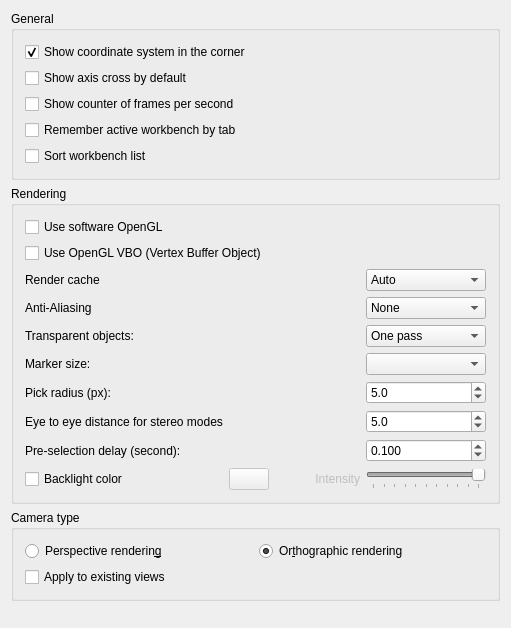
<?xml version="1.0" encoding="UTF-8"?>
<ui version="4.0">
 <class>Gui::Dialog::DlgSettings3DView</class>
 <widget class="QWidget" name="Gui::Dialog::DlgSettings3DView">
  <property name="geometry">
   <rect>
    <x>0</x>
    <y>0</y>
    <width>563</width>
   </rect>
  </property>
  <property name="windowTitle">
   <string>3D View</string>
  </property>
  <layout class="QVBoxLayout" name="verticalLayout_2">
   <item>
    <widget class="QGroupBox" name="GroupBoxGeneral">
     <property name="enabled">
      <bool>true</bool>
     </property>
     <property name="title">
      <string>General</string>
     </property>
     <layout class="QVBoxLayout" name="verticalLayout">
      <item>
       <widget class="Gui::PrefCheckBox" name="CheckBox_CornerCoordSystem">
        <property name="toolTip">
         <string>Main coordinate system will always be shown in
lower right corner within opened files</string>
        </property>
        <property name="text">
         <string>Show coordinate system in the corner</string>
        </property>
        <property name="checked">
         <bool>true</bool>
        </property>
        <property name="prefEntry" stdset="0">
         <cstring>CornerCoordSystem</cstring>
        </property>
        <property name="prefPath" stdset="0">
         <cstring>View</cstring>
        </property>
       </widget>
      </item>
      <item>
       <widget class="Gui::PrefCheckBox" name="CheckBox_ShowAxisCross">
        <property name="toolTip">
         <string>Axis cross will be shown by default at file
opening or creation</string>
        </property>
        <property name="text">
         <string>Show axis cross by default</string>
        </property>
        <property name="prefEntry" stdset="0">
         <cstring>ShowAxisCross</cstring>
        </property>
        <property name="prefPath" stdset="0">
         <cstring>View</cstring>
        </property>
       </widget>
      </item>
      <item>
       <widget class="Gui::PrefCheckBox" name="CheckBox_ShowFPS">
        <property name="toolTip">
         <string>Time needed for last operation and resulting frame rate
will be shown at the lower left corner in opened files</string>
        </property>
        <property name="text">
         <string>Show counter of frames per second</string>
        </property>
        <property name="prefEntry" stdset="0">
         <cstring>ShowFPS</cstring>
        </property>
        <property name="prefPath" stdset="0">
         <cstring>View</cstring>
        </property>
       </widget>
      </item>
      <item>
       <widget class="Gui::PrefCheckBox" name="CheckBox_WbByTab">
        <property name="toolTip">
         <string>If checked, application will remember which workbench is active for each tab of the viewport</string>
        </property>
        <property name="text">
         <string>Remember active workbench by tab</string>
        </property>
        <property name="checked">
         <bool>false</bool>
        </property>
        <property name="prefEntry" stdset="0">
         <cstring>SaveWBbyTab</cstring>
        </property>
        <property name="prefPath" stdset="0">
         <cstring>View</cstring>
        </property>
       </widget>
      </item>
      <item>
       <widget class="QCheckBox" name="CheckBox_SortWbList">
        <property name="toolTip">
         <string>If checked, workbench entries in the combo box will be sorted by their names</string>
        </property>
        <property name="text">
         <string>Sort workbench list</string>
        </property>
        <property name="checked">
         <bool>false</bool>
        </property>
       </widget>
      </item>
     </layout>
    </widget>
   </item>
   <item>
    <widget class="QGroupBox" name="GroupBox12">
     <property name="enabled">
      <bool>true</bool>
     </property>
     <property name="title">
      <string>Rendering</string>
     </property>
     <layout class="QVBoxLayout" name="verticalLayout_3">
      <item>
       <widget class="Gui::PrefCheckBox" name="CheckBox_use_SW_OpenGL">
        <property name="toolTip">
         <string>This option is useful for troubleshooting graphics card and driver problems.

Changing this option requires a restart of the application.</string>
        </property>
        <property name="text">
         <string>Use software OpenGL</string>
        </property>
        <property name="prefEntry" stdset="0">
         <cstring>UseSoftwareOpenGL</cstring>
        </property>
        <property name="prefPath" stdset="0">
         <cstring>OpenGL</cstring>
        </property>
       </widget>
      </item>
      <item>
       <widget class="Gui::PrefCheckBox" name="CheckBox_useVBO">
        <property name="toolTip">
         <string>If selected, Vertex Buffer Objects (VBO) will be used.
A VBO is an OpenGL feature that provides methods for uploading
vertex data (position, normal vector, color, etc.) to the graphics card.
VBOs offer substantial performance gains because the data resides
in the graphics memory rather than the system memory and so it
can be rendered directly by GPU. 

Note: Sometimes this feature may lead to a host of different
issues ranging from graphical anomalies to GPU crash bugs. Remember to
report this setting as enabled when seeking support on the FreeCAD forums</string>
        </property>
        <property name="text">
         <string>Use OpenGL VBO (Vertex Buffer Object)</string>
        </property>
        <property name="prefEntry" stdset="0">
         <cstring>UseVBO</cstring>
        </property>
        <property name="prefPath" stdset="0">
         <cstring>View</cstring>
        </property>
       </widget>
      </item>
      <item>
       <layout class="QGridLayout" name="gridLayout">
        <item row="0" column="4">
         <widget class="QComboBox" name="renderCache">
          <property name="minimumSize">
           <size>
            <width>120</width>
            <height>0</height>
           </size>
          </property>
          <property name="toolTip">
           <string>'Render Caching' is another way to say 'Rendering Acceleration'.
There are 3 options available to achieve this: 
1) 'Auto' (default), let Coin3D decide where to cache.
2) 'Distributed', manually turn on cache for all view provider root node.
3) 'Centralized', manually turn off cache in all nodes of all view provider, and
only cache at the scene graph root node. This offers the fastest rendering speed
but slower response to any scene changes.</string>
          </property>
          <property name="currentIndex">
           <number>0</number>
          </property>
          <item>
           <property name="text">
            <string>Auto</string>
           </property>
          </item>
          <item>
           <property name="text">
            <string>Distributed</string>
           </property>
          </item>
          <item>
           <property name="text">
            <string>Centralized</string>
           </property>
          </item>
         </widget>
        </item>
        <item row="1" column="0">
         <widget class="QLabel" name="aliasingLAbel">
          <property name="text">
           <string>Anti-Aliasing</string>
          </property>
         </widget>
        </item>
        <item row="1" column="4">
         <widget class="Gui::PrefComboBox" name="comboAliasing">
          <property name="minimumSize">
           <size>
            <width>120</width>
            <height>0</height>
           </size>
          </property>
          <property name="toolTip">
           <string>What kind of multisample anti-aliasing is used </string>
          </property>
          <property name="prefEntry" stdset="0">
           <cstring>AntiAliasing</cstring>
          </property>
          <property name="prefPath" stdset="0">
           <cstring>View</cstring>
          </property>
          <item>
           <property name="text">
            <string>None</string>
           </property>
          </item>
          <item>
           <property name="text">
            <string>Line Smoothing</string>
           </property>
          </item>
          <item>
           <property name="text">
            <string>MSAA 2x</string>
           </property>
          </item>
          <item>
           <property name="text">
            <string>MSAA 4x</string>
           </property>
          </item>
          <item>
           <property name="text">
            <string>MSAA 8x</string>
           </property>
          </item>
         </widget>
        </item>
        <item row="2" column="0">
         <widget class="QLabel" name="transparentRenderLabel">
          <property name="toolTip">
           <string/>
          </property>
          <property name="text">
           <string>Transparent objects:</string>
          </property>
         </widget>
        </item>
        <item row="0" column="0">
         <widget class="QLabel" name="renderCacheLabel">
          <property name="text">
           <string>Render cache</string>
          </property>
         </widget>
        </item>
        <item row="2" column="4">
         <widget class="Gui::PrefComboBox" name="comboTransparentRender">
          <property name="minimumSize">
           <size>
            <width>120</width>
            <height>0</height>
           </size>
          </property>
          <property name="toolTip">
           <string>Render types of transparent objects</string>
          </property>
          <property name="prefEntry" stdset="0">
           <cstring>TransparentObjectRenderType</cstring>
          </property>
          <property name="prefPath" stdset="0">
           <cstring>View</cstring>
          </property>
          <item>
           <property name="text">
            <string>One pass</string>
           </property>
          </item>
          <item>
           <property name="text">
            <string>Backface pass</string>
           </property>
          </item>
         </widget>
        </item>
        <item row="3" column="0">
         <widget class="QLabel" name="markerSizeLabel">
          <property name="toolTip">
           <string/>
          </property>
          <property name="text">
           <string>Marker size:</string>
          </property>
         </widget>
        </item>
        <item row="3" column="4">
         <widget class="QComboBox" name="boxMarkerSize">
          <property name="minimumSize">
           <size>
            <width>120</width>
            <height>0</height>
           </size>
          </property>
          <property name="toolTip">
           <string>Size of vertices in the Sketcher workbench</string>
          </property>
         </widget>
        </item>
        <item row="4" column="0">
         <widget class="QLabel" name="spinPickRadiusLabel">
          <property name="text">
           <string>Pick radius (px):</string>
          </property>
         </widget>
        </item>
        <item row="4" column="4">
         <widget class="Gui::PrefDoubleSpinBox" name="spinPickRadius">
          <property name="minimumSize">
           <size>
            <width>120</width>
            <height>0</height>
           </size>
          </property>
          <property name="toolTip">
           <string>Area for picking elements in 3D view.
Larger value eases to pick things, but can make small features impossible to select.
               </string>
          </property>
          <property name="inputMethodHints">
           <set>Qt::ImhPreferNumbers</set>
          </property>
          <property name="decimals">
           <number>1</number>
          </property>
          <property name="minimum">
           <double>0.500000000000000</double>
          </property>
          <property name="maximum">
           <double>200.000000000000000</double>
          </property>
          <property name="value">
           <double>5.000000000000000</double>
          </property>
          <property name="prefEntry" stdset="0">
           <cstring>PickRadius</cstring>
          </property>
          <property name="prefPath" stdset="0">
           <cstring>View</cstring>
          </property>
         </widget>
        </item>
        <item row="5" column="0">
         <widget class="QLabel" name="spinPreselectionDelayLabel">
          <property name="text">
           <string>Eye to eye distance for stereo modes</string>
          </property>
         </widget>
        </item>
        <item row="5" column="4">
         <widget class="Gui::PrefDoubleSpinBox" name="FloatSpinBox_EyeDistance">
          <property name="minimumSize">
           <size>
            <width>120</width>
            <height>0</height>
           </size>
          </property>
          <property name="toolTip">
           <string>Eye-to-eye distance used for stereo projections.
The specified value is a factor that will be multiplied with the
bounding box size of the 3D object that is currently displayed.</string>
          </property>
          <property name="decimals">
           <number>1</number>
          </property>
          <property name="minimum">
           <double>0.100000000000000</double>
          </property>
          <property name="maximum">
           <double>1000.000000000000000</double>
          </property>
          <property name="singleStep">
           <double>2.000000000000000</double>
          </property>
          <property name="value">
           <double>5.000000000000000</double>
          </property>
          <property name="prefEntry" stdset="0">
           <cstring>EyeDistance</cstring>
          </property>
          <property name="prefPath" stdset="0">
           <cstring>View</cstring>
          </property>
         </widget>
        </item>
        <item row="7" column="0">
         <widget class="Gui::PrefCheckBox" name="checkBoxBacklight">
          <property name="toolTip">
           <string>Backlight is enabled with the defined color</string>
          </property>
          <property name="text">
           <string>Backlight color</string>
          </property>
          <property name="prefEntry" stdset="0">
           <cstring>EnableBacklight</cstring>
          </property>
          <property name="prefPath" stdset="0">
           <cstring>View</cstring>
          </property>
         </widget>
        </item>
        <item row="7" column="1">
         <widget class="Gui::PrefColorButton" name="backlightColor">
          <property name="enabled">
           <bool>false</bool>
          </property>
          <property name="toolTip">
           <string>Backlight color</string>
          </property>
          <property name="color" stdset="0">
           <color>
            <red>255</red>
            <green>255</green>
            <blue>255</blue>
           </color>
          </property>
          <property name="prefEntry" stdset="0">
           <cstring>BacklightColor</cstring>
          </property>
          <property name="prefPath" stdset="0">
           <cstring>View</cstring>
          </property>
         </widget>
        </item>
        <item row="7" column="2">
         <spacer name="horizontalSpacer">
          <property name="orientation">
           <enum>Qt::Horizontal</enum>
          </property>
          <property name="sizeHint" stdset="0">
           <size>
            <width>40</width>
            <height>20</height>
           </size>
          </property>
         </spacer>
        </item>
        <item row="7" column="3">
         <widget class="QLabel" name="backlightLabel">
          <property name="enabled">
           <bool>false</bool>
          </property>
          <property name="toolTip">
           <string/>
          </property>
          <property name="text">
           <string>Intensity</string>
          </property>
          <property name="alignment">
           <set>Qt::AlignRight|Qt::AlignTrailing|Qt::AlignVCenter</set>
          </property>
         </widget>
        </item>
        <item row="7" column="4">
         <widget class="Gui::PrefSlider" name="sliderIntensity">
          <property name="enabled">
           <bool>false</bool>
          </property>
          <property name="sizePolicy">
           <sizepolicy hsizetype="Fixed" vsizetype="Fixed">
            <horstretch>0</horstretch>
            <verstretch>0</verstretch>
           </sizepolicy>
          </property>
          <property name="minimumSize">
           <size>
            <width>120</width>
            <height>0</height>
           </size>
          </property>
          <property name="toolTip">
           <string>Intensity of the backlight</string>
          </property>
          <property name="maximum">
           <number>100</number>
          </property>
          <property name="singleStep">
           <number>1</number>
          </property>
          <property name="value">
           <number>100</number>
          </property>
          <property name="orientation">
           <enum>Qt::Horizontal</enum>
          </property>
          <property name="tickPosition">
           <enum>QSlider::TicksBelow</enum>
          </property>
          <property name="tickInterval">
           <number>10</number>
          </property>
          <property name="prefEntry" stdset="0">
           <cstring>BacklightIntensity</cstring>
          </property>
          <property name="prefPath" stdset="0">
           <cstring>View</cstring>
          </property>
         </widget>
        </item>
        <item row="6" column="0">
         <widget class="QLabel" name="label">
          <property name="text">
           <string>Pre-selection delay (second):</string>
          </property>
         </widget>
        </item>
        <item row="6" column="4">
         <widget class="Gui::PrefDoubleSpinBox" name="spinPreselectionDelay">
          <property name="decimals">
           <number>3</number>
          </property>
          <property name="singleStep">
           <double>0.100000000000000</double>
          </property>
          <property name="value">
           <double>0.100000000000000</double>
          </property>
          <property name="prefPath" stdset="0">
           <string>View</string>
          </property>
          <property name="prefEntry" stdset="0">
           <string>PreSelectionDelay</string>
          </property>
         </widget>
        </item>
       </layout>
      </item>
     </layout>
    </widget>
   </item>
   <item>
    <widget class="QGroupBox" name="groupBoxCamera">
     <property name="title">
      <string>Camera type</string>
     </property>
     <layout class="QGridLayout" name="gridLayout1">
      <property name="margin">
       <number>11</number>
      </property>
      <property name="spacing">
       <number>6</number>
      </property>
      <item row="0" column="1">
       <widget class="Gui::PrefRadioButton" name="radioOrthographic">
        <property name="toolTip">
         <string>Objects will be projected in orthographic projection</string>
        </property>
        <property name="text">
         <string>Or&amp;thographic rendering</string>
        </property>
        <property name="checked">
         <bool>true</bool>
        </property>
        <property name="prefEntry" stdset="0">
         <cstring>Orthographic</cstring>
        </property>
        <property name="prefPath" stdset="0">
         <cstring>View</cstring>
        </property>
       </widget>
      </item>
      <item row="0" column="0">
       <widget class="Gui::PrefRadioButton" name="radioPerspective">
        <property name="toolTip">
         <string>Objects will appear in a perspective projection</string>
        </property>
        <property name="text">
         <string>Perspective renderin&amp;g</string>
        </property>
        <property name="prefEntry" stdset="0">
         <cstring>Perspective</cstring>
        </property>
        <property name="prefPath" stdset="0">
         <cstring>View</cstring>
        </property>
       </widget>
      </item>
      <item row="1" column="0">
       <widget class="Gui::PrefCheckBox" name="CheckBox_ApplyToViews">
        <property name="text">
         <string>Apply to existing views</string>
        </property>
        <property name="prefEntry" stdset="0">
         <string>ApplyCameraTypeToAll</string>
        </property>
        <property name="prefPath" stdset="0">
         <string>View</string>
        </property>
       </widget>
      </item>
     </layout>
    </widget>
   </item>
   <item>
    <spacer>
     <property name="orientation">
      <enum>Qt::Vertical</enum>
     </property>
     <property name="sizeHint" stdset="0">
      <size>
       <width>455</width>
       <height>16</height>
      </size>
     </property>
    </spacer>
   </item>
  </layout>
 </widget>
 <layoutdefault spacing="6" margin="11"/>
 <customwidgets>
  <customwidget>
   <class>Gui::PrefCheckBox</class>
   <extends>QCheckBox</extends>
   <header>Gui/PrefWidgets.h</header>
  </customwidget>
  <customwidget>
   <class>Gui::ColorButton</class>
   <extends>QPushButton</extends>
   <header>Gui/Widgets.h</header>
  </customwidget>
  <customwidget>
   <class>Gui::PrefRadioButton</class>
   <extends>QRadioButton</extends>
   <header>Gui/PrefWidgets.h</header>
  </customwidget>
  <customwidget>
   <class>Gui::PrefComboBox</class>
   <extends>QComboBox</extends>
   <header>Gui/PrefWidgets.h</header>
  </customwidget>
  <customwidget>
   <class>Gui::PrefColorButton</class>
   <extends>Gui::ColorButton</extends>
   <header>Gui/PrefWidgets.h</header>
  </customwidget>
  <customwidget>
   <class>Gui::PrefSlider</class>
   <extends>QSlider</extends>
   <header>Gui/PrefWidgets.h</header>
  </customwidget>
  <customwidget>
   <class>Gui::PrefDoubleSpinBox</class>
   <extends>QDoubleSpinBox</extends>
   <header>Gui/PrefWidgets.h</header>
  </customwidget>
 </customwidgets>
 <resources/>
 <connections>
  <connection>
   <sender>checkBoxBacklight</sender>
   <signal>toggled(bool)</signal>
   <receiver>backlightColor</receiver>
   <slot>setEnabled(bool)</slot>
   <hints>
    <hint type="sourcelabel">
     <x>161</x>
     <y>227</y>
    </hint>
    <hint type="destinationlabel">
     <x>290</x>
     <y>224</y>
    </hint>
   </hints>
  </connection>
  <connection>
   <sender>checkBoxBacklight</sender>
   <signal>toggled(bool)</signal>
   <receiver>sliderIntensity</receiver>
   <slot>setEnabled(bool)</slot>
   <hints>
    <hint type="sourcelabel">
     <x>92</x>
     <y>235</y>
    </hint>
    <hint type="destinationlabel">
     <x>293</x>
     <y>256</y>
    </hint>
   </hints>
  </connection>
  <connection>
   <sender>checkBoxBacklight</sender>
   <signal>toggled(bool)</signal>
   <receiver>backlightLabel</receiver>
   <slot>setEnabled(bool)</slot>
   <hints>
    <hint type="sourcelabel">
     <x>82</x>
     <y>507</y>
    </hint>
    <hint type="destinationlabel">
     <x>316</x>
     <y>507</y>
    </hint>
   </hints>
  </connection>
 </connections>
</ui>
